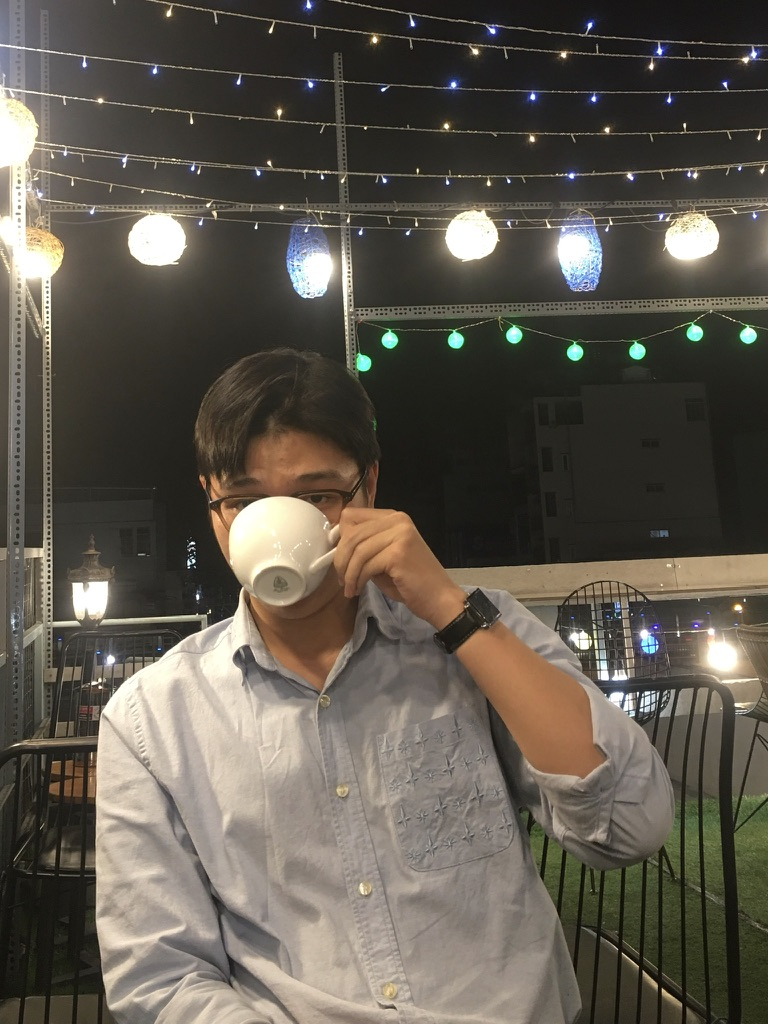
#> input picture imgs/drinking.jpeg, 768 x 1024 px
$ python chapter03.py
#> lines starting #> are read from the running program, lines starting #| are printed output that depends on the picture
# DEMO RESIZE & CROP IMAGE
import cv2

img = cv2.imread('imgs/drinking.jpeg')
#> img is the input picture: shape (1024, 768, 3); mean B, G, R 78.7, 88.6, 94.7

imgResize = cv2.resize(img, (400, 500))
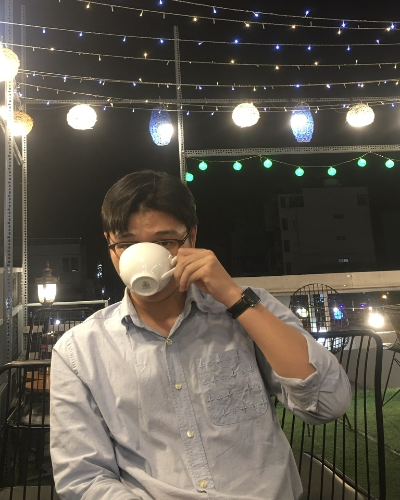
#> imgResize: shape (500, 400, 3); mean B, G, R 78.6, 88.5, 94.6

#print(imgResize.shape)

imgCropped = imgResize[100:400, 100:300]
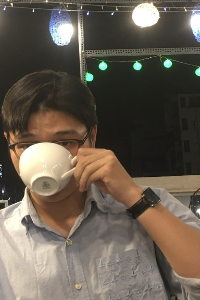
#> imgCropped: shape (300, 200, 3); mean B, G, R 80.8, 93.3, 103.3

cv2.imshow("ImageResize", imgResize)
cv2.imshow("ImageCropped", imgCropped)
cv2.waitKey(0)
